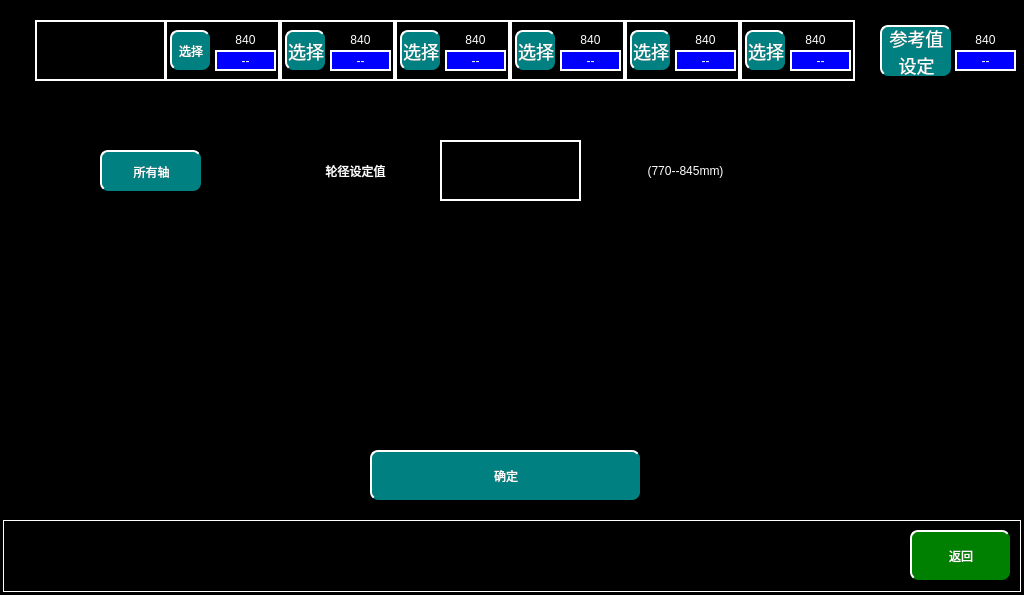
<?xml version="1.0" encoding="UTF-8"?>
<ui version="4.0">
 <class>MaintainceWheelsetPage</class>
 <widget class="QWidget" name="MaintainceWheelsetPage">
  <property name="geometry">
   <rect>
    <x>0</x>
    <y>0</y>
    <width>1024</width>
    <height>595</height>
   </rect>
  </property>
  <property name="windowTitle">
   <string>Form</string>
  </property>
  <property name="styleSheet">
   <string notr="true">QWidget
{
	background-color:black;
}
QPushButton
{
font: 20px, &quot;微软雅黑&quot;;color: white;background-color: rgb(0, 128, 128);	border-radius:8px;border-top: 2px solid white;border-left: 2px solid white;

}
</string>
  </property>
  <widget class="QPushButton" name="returnBtn">
   <property name="geometry">
    <rect>
     <x>910</x>
     <y>530</y>
     <width>100</width>
     <height>50</height>
    </rect>
   </property>
   <property name="focusPolicy">
    <enum>Qt::NoFocus</enum>
   </property>
   <property name="styleSheet">
    <string notr="true">QPushButton
{
	font: 20px, &quot;微软雅黑&quot;;
    color: white;
	background-color: rgb(0, 128, 0);
    border-top: 2px solid white;
	border-left: 2px solid white;

}</string>
   </property>
   <property name="text">
    <string>返回</string>
   </property>
  </widget>
  <widget class="QLabel" name="label">
   <property name="geometry">
    <rect>
     <x>3</x>
     <y>520</y>
     <width>1018</width>
     <height>72</height>
    </rect>
   </property>
   <property name="styleSheet">
    <string notr="true">
background-color: rgb(0, 0, 0);

	border:1px solid white;
</string>
   </property>
   <property name="text">
    <string>TextLabel</string>
   </property>
  </widget>
  <widget class="QLabel" name="Trainlbl">
   <property name="geometry">
    <rect>
     <x>35</x>
     <y>20</y>
     <width>131</width>
     <height>61</height>
    </rect>
   </property>
   <property name="styleSheet">
    <string notr="true">background-color: rgb(0, 0, 0);
border:2px solid white;
color:white;
font:24px &quot;微软雅黑&quot;;
</string>
   </property>
   <property name="text">
    <string/>
   </property>
   <property name="alignment">
    <set>Qt::AlignCenter</set>
   </property>
  </widget>
  <widget class="QLabel" name="lbl1">
   <property name="geometry">
    <rect>
     <x>165</x>
     <y>20</y>
     <width>115</width>
     <height>61</height>
    </rect>
   </property>
   <property name="styleSheet">
    <string notr="true">background-color: rgb(0, 0, 0);
border:2px solid white;
color:white;
font:24px &quot;微软雅黑&quot;;
</string>
   </property>
   <property name="text">
    <string/>
   </property>
   <property name="alignment">
    <set>Qt::AlignCenter</set>
   </property>
  </widget>
  <widget class="QLabel" name="lbl2">
   <property name="geometry">
    <rect>
     <x>280</x>
     <y>20</y>
     <width>115</width>
     <height>61</height>
    </rect>
   </property>
   <property name="styleSheet">
    <string notr="true">background-color: rgb(0, 0, 0);
border:2px solid white;
color:white;
font:24px &quot;微软雅黑&quot;;
</string>
   </property>
   <property name="text">
    <string/>
   </property>
   <property name="alignment">
    <set>Qt::AlignCenter</set>
   </property>
  </widget>
  <widget class="QLabel" name="lbl3">
   <property name="geometry">
    <rect>
     <x>395</x>
     <y>20</y>
     <width>115</width>
     <height>61</height>
    </rect>
   </property>
   <property name="styleSheet">
    <string notr="true">background-color: rgb(0, 0, 0);
border:2px solid white;
color:white;
font:24px &quot;微软雅黑&quot;;
</string>
   </property>
   <property name="text">
    <string/>
   </property>
   <property name="alignment">
    <set>Qt::AlignCenter</set>
   </property>
  </widget>
  <widget class="QLabel" name="lbl4">
   <property name="geometry">
    <rect>
     <x>510</x>
     <y>20</y>
     <width>115</width>
     <height>61</height>
    </rect>
   </property>
   <property name="styleSheet">
    <string notr="true">background-color: rgb(0, 0, 0);
border:2px solid white;
color:white;
font:24px &quot;微软雅黑&quot;;
</string>
   </property>
   <property name="text">
    <string/>
   </property>
   <property name="alignment">
    <set>Qt::AlignCenter</set>
   </property>
  </widget>
  <widget class="QLabel" name="lbl5">
   <property name="geometry">
    <rect>
     <x>625</x>
     <y>20</y>
     <width>115</width>
     <height>61</height>
    </rect>
   </property>
   <property name="styleSheet">
    <string notr="true">background-color: rgb(0, 0, 0);
border:2px solid white;
color:white;
font:24px &quot;微软雅黑&quot;;
</string>
   </property>
   <property name="text">
    <string/>
   </property>
   <property name="alignment">
    <set>Qt::AlignCenter</set>
   </property>
  </widget>
  <widget class="QLabel" name="lbl6">
   <property name="geometry">
    <rect>
     <x>740</x>
     <y>20</y>
     <width>115</width>
     <height>61</height>
    </rect>
   </property>
   <property name="styleSheet">
    <string notr="true">background-color: rgb(0, 0, 0);
border:2px solid white;
color:white;
font:24px &quot;微软雅黑&quot;;
</string>
   </property>
   <property name="text">
    <string/>
   </property>
   <property name="alignment">
    <set>Qt::AlignCenter</set>
   </property>
  </widget>
  <widget class="QPushButton" name="TC1SelectBtn">
   <property name="geometry">
    <rect>
     <x>170</x>
     <y>30</y>
     <width>40</width>
     <height>40</height>
    </rect>
   </property>
   <property name="focusPolicy">
    <enum>Qt::NoFocus</enum>
   </property>
   <property name="styleSheet">
    <string notr="true"/>
   </property>
   <property name="text">
    <string>选择</string>
   </property>
  </widget>
  <widget class="QPushButton" name="TC2SelectBtn">
   <property name="geometry">
    <rect>
     <x>745</x>
     <y>30</y>
     <width>40</width>
     <height>40</height>
    </rect>
   </property>
   <property name="focusPolicy">
    <enum>Qt::NoFocus</enum>
   </property>
   <property name="styleSheet">
    <string notr="true">font:18px;</string>
   </property>
   <property name="text">
    <string>选择</string>
   </property>
  </widget>
  <widget class="QPushButton" name="MP1SelectBtn">
   <property name="geometry">
    <rect>
     <x>285</x>
     <y>30</y>
     <width>40</width>
     <height>40</height>
    </rect>
   </property>
   <property name="focusPolicy">
    <enum>Qt::NoFocus</enum>
   </property>
   <property name="styleSheet">
    <string notr="true">font:18px;</string>
   </property>
   <property name="text">
    <string>选择</string>
   </property>
  </widget>
  <widget class="QPushButton" name="M1SelectBtn">
   <property name="geometry">
    <rect>
     <x>400</x>
     <y>30</y>
     <width>40</width>
     <height>40</height>
    </rect>
   </property>
   <property name="focusPolicy">
    <enum>Qt::NoFocus</enum>
   </property>
   <property name="styleSheet">
    <string notr="true">font:18px;</string>
   </property>
   <property name="text">
    <string>选择</string>
   </property>
  </widget>
  <widget class="QPushButton" name="M2SelectBtn">
   <property name="geometry">
    <rect>
     <x>515</x>
     <y>30</y>
     <width>40</width>
     <height>40</height>
    </rect>
   </property>
   <property name="focusPolicy">
    <enum>Qt::NoFocus</enum>
   </property>
   <property name="styleSheet">
    <string notr="true">font:18px;</string>
   </property>
   <property name="text">
    <string>选择</string>
   </property>
  </widget>
  <widget class="QPushButton" name="MP2SelectBtn">
   <property name="geometry">
    <rect>
     <x>630</x>
     <y>30</y>
     <width>40</width>
     <height>40</height>
    </rect>
   </property>
   <property name="focusPolicy">
    <enum>Qt::NoFocus</enum>
   </property>
   <property name="styleSheet">
    <string notr="true">font:18px;</string>
   </property>
   <property name="text">
    <string>选择</string>
   </property>
  </widget>
  <widget class="QPushButton" name="ALLSelectBtn">
   <property name="geometry">
    <rect>
     <x>100</x>
     <y>150</y>
     <width>101</width>
     <height>41</height>
    </rect>
   </property>
   <property name="focusPolicy">
    <enum>Qt::NoFocus</enum>
   </property>
   <property name="styleSheet">
    <string notr="true"/>
   </property>
   <property name="text">
    <string>所有轴</string>
   </property>
  </widget>
  <widget class="QLabel" name="lbl7">
   <property name="geometry">
    <rect>
     <x>290</x>
     <y>140</y>
     <width>131</width>
     <height>61</height>
    </rect>
   </property>
   <property name="focusPolicy">
    <enum>Qt::NoFocus</enum>
   </property>
   <property name="styleSheet">
    <string notr="true">background-color: rgb(0, 0, 0);
color:white;
font:24px &quot;微软雅黑&quot;;
</string>
   </property>
   <property name="text">
    <string>轮径设定值</string>
   </property>
   <property name="alignment">
    <set>Qt::AlignCenter</set>
   </property>
  </widget>
  <widget class="QLabel" name="WheelVallbl">
   <property name="geometry">
    <rect>
     <x>440</x>
     <y>140</y>
     <width>141</width>
     <height>61</height>
    </rect>
   </property>
   <property name="focusPolicy">
    <enum>Qt::NoFocus</enum>
   </property>
   <property name="styleSheet">
    <string notr="true">background-color: rgb(0, 0, 0);
color:rgb(0,255,255);
font:24px &quot;微软雅黑&quot;;
border:2px solid white
</string>
   </property>
   <property name="text">
    <string/>
   </property>
   <property name="alignment">
    <set>Qt::AlignCenter</set>
   </property>
  </widget>
  <widget class="QLabel" name="lbl7_2">
   <property name="geometry">
    <rect>
     <x>590</x>
     <y>140</y>
     <width>191</width>
     <height>61</height>
    </rect>
   </property>
   <property name="focusPolicy">
    <enum>Qt::NoFocus</enum>
   </property>
   <property name="styleSheet">
    <string notr="true">background-color: rgb(0, 0, 0);
color:white;
font:24px &quot;微软雅黑&quot;;
</string>
   </property>
   <property name="text">
    <string>(770--845mm)</string>
   </property>
   <property name="alignment">
    <set>Qt::AlignCenter</set>
   </property>
  </widget>
  <widget class="QLabel" name="TC1Wheellbl">
   <property name="geometry">
    <rect>
     <x>215</x>
     <y>30</y>
     <width>61</width>
     <height>20</height>
    </rect>
   </property>
   <property name="styleSheet">
    <string notr="true">background-color: rgb(0, 0, 0);
color:white;
font:16px &quot;微软雅黑&quot;;
</string>
   </property>
   <property name="text">
    <string>840</string>
   </property>
   <property name="alignment">
    <set>Qt::AlignCenter</set>
   </property>
  </widget>
  <widget class="QLabel" name="TC2Wheellbl">
   <property name="geometry">
    <rect>
     <x>785</x>
     <y>30</y>
     <width>61</width>
     <height>20</height>
    </rect>
   </property>
   <property name="styleSheet">
    <string notr="true">background-color: rgb(0, 0, 0);
color:white;
font:16px &quot;微软雅黑&quot;;
</string>
   </property>
   <property name="text">
    <string>840</string>
   </property>
   <property name="alignment">
    <set>Qt::AlignCenter</set>
   </property>
  </widget>
  <widget class="QLabel" name="TC1Wheelinputlbl">
   <property name="geometry">
    <rect>
     <x>215</x>
     <y>50</y>
     <width>61</width>
     <height>21</height>
    </rect>
   </property>
   <property name="styleSheet">
    <string notr="true">background-color: blue;
color:white;
font:16px &quot;微软雅黑&quot;;
border:2px solid white</string>
   </property>
   <property name="text">
    <string>--</string>
   </property>
   <property name="alignment">
    <set>Qt::AlignCenter</set>
   </property>
  </widget>
  <widget class="QLabel" name="MP1Wheelinputlbl">
   <property name="geometry">
    <rect>
     <x>330</x>
     <y>50</y>
     <width>61</width>
     <height>21</height>
    </rect>
   </property>
   <property name="styleSheet">
    <string notr="true">background-color: blue;
color:white;
font:16px &quot;微软雅黑&quot;;
border:2px solid white</string>
   </property>
   <property name="text">
    <string>--</string>
   </property>
   <property name="alignment">
    <set>Qt::AlignCenter</set>
   </property>
  </widget>
  <widget class="QLabel" name="MP1Wheellbl">
   <property name="geometry">
    <rect>
     <x>330</x>
     <y>30</y>
     <width>61</width>
     <height>20</height>
    </rect>
   </property>
   <property name="styleSheet">
    <string notr="true">background-color: rgb(0, 0, 0);
color:white;
font:16px &quot;微软雅黑&quot;;
</string>
   </property>
   <property name="text">
    <string>840</string>
   </property>
   <property name="alignment">
    <set>Qt::AlignCenter</set>
   </property>
  </widget>
  <widget class="QLabel" name="M1Wheellbl">
   <property name="geometry">
    <rect>
     <x>445</x>
     <y>30</y>
     <width>61</width>
     <height>20</height>
    </rect>
   </property>
   <property name="styleSheet">
    <string notr="true">background-color: rgb(0, 0, 0);
color:white;
font:16px &quot;微软雅黑&quot;;
</string>
   </property>
   <property name="text">
    <string>840</string>
   </property>
   <property name="alignment">
    <set>Qt::AlignCenter</set>
   </property>
  </widget>
  <widget class="QLabel" name="M1Wheelinputlbl">
   <property name="geometry">
    <rect>
     <x>445</x>
     <y>50</y>
     <width>61</width>
     <height>21</height>
    </rect>
   </property>
   <property name="styleSheet">
    <string notr="true">background-color: blue;
color:white;
font:16px &quot;微软雅黑&quot;;
border:2px solid white</string>
   </property>
   <property name="text">
    <string>--</string>
   </property>
   <property name="alignment">
    <set>Qt::AlignCenter</set>
   </property>
  </widget>
  <widget class="QLabel" name="M2Wheellbl">
   <property name="geometry">
    <rect>
     <x>560</x>
     <y>30</y>
     <width>61</width>
     <height>20</height>
    </rect>
   </property>
   <property name="styleSheet">
    <string notr="true">background-color: rgb(0, 0, 0);
color:white;
font:16px &quot;微软雅黑&quot;;
</string>
   </property>
   <property name="text">
    <string>840</string>
   </property>
   <property name="alignment">
    <set>Qt::AlignCenter</set>
   </property>
  </widget>
  <widget class="QLabel" name="M2Wheelinputlbl">
   <property name="geometry">
    <rect>
     <x>560</x>
     <y>50</y>
     <width>61</width>
     <height>21</height>
    </rect>
   </property>
   <property name="styleSheet">
    <string notr="true">background-color: blue;
color:white;
font:16px &quot;微软雅黑&quot;;
border:2px solid white</string>
   </property>
   <property name="text">
    <string>--</string>
   </property>
   <property name="alignment">
    <set>Qt::AlignCenter</set>
   </property>
  </widget>
  <widget class="QLabel" name="MP2Wheellbl">
   <property name="geometry">
    <rect>
     <x>675</x>
     <y>30</y>
     <width>61</width>
     <height>20</height>
    </rect>
   </property>
   <property name="styleSheet">
    <string notr="true">background-color: rgb(0, 0, 0);
color:white;
font:16px &quot;微软雅黑&quot;;
</string>
   </property>
   <property name="text">
    <string>840</string>
   </property>
   <property name="alignment">
    <set>Qt::AlignCenter</set>
   </property>
  </widget>
  <widget class="QLabel" name="MP2Wheelinputlbl">
   <property name="geometry">
    <rect>
     <x>675</x>
     <y>50</y>
     <width>61</width>
     <height>21</height>
    </rect>
   </property>
   <property name="styleSheet">
    <string notr="true">background-color: blue;
color:white;
font:16px &quot;微软雅黑&quot;;
border:2px solid white</string>
   </property>
   <property name="text">
    <string>--</string>
   </property>
   <property name="alignment">
    <set>Qt::AlignCenter</set>
   </property>
  </widget>
  <widget class="QLabel" name="TC2Wheelinputlbl">
   <property name="geometry">
    <rect>
     <x>790</x>
     <y>50</y>
     <width>61</width>
     <height>21</height>
    </rect>
   </property>
   <property name="styleSheet">
    <string notr="true">background-color: blue;
color:white;
font:16px &quot;微软雅黑&quot;;
border:2px solid white</string>
   </property>
   <property name="text">
    <string>--</string>
   </property>
   <property name="alignment">
    <set>Qt::AlignCenter</set>
   </property>
  </widget>
  <widget class="QPushButton" name="confirmBtn">
   <property name="geometry">
    <rect>
     <x>370</x>
     <y>450</y>
     <width>270</width>
     <height>50</height>
    </rect>
   </property>
   <property name="focusPolicy">
    <enum>Qt::NoFocus</enum>
   </property>
   <property name="styleSheet">
    <string notr="true"/>
   </property>
   <property name="text">
    <string>确定</string>
   </property>
  </widget>
  <widget class="QPushButton" name="ReSeleclBtn">
   <property name="geometry">
    <rect>
     <x>880</x>
     <y>25</y>
     <width>71</width>
     <height>51</height>
    </rect>
   </property>
   <property name="focusPolicy">
    <enum>Qt::NoFocus</enum>
   </property>
   <property name="styleSheet">
    <string notr="true">font:18px;</string>
   </property>
   <property name="text">
    <string>参考值
设定</string>
   </property>
  </widget>
  <widget class="QLabel" name="ReWheelinputlbl">
   <property name="geometry">
    <rect>
     <x>955</x>
     <y>50</y>
     <width>61</width>
     <height>21</height>
    </rect>
   </property>
   <property name="styleSheet">
    <string notr="true">background-color: blue;
color:white;
font:16px &quot;微软雅黑&quot;;
border:2px solid white</string>
   </property>
   <property name="text">
    <string>--</string>
   </property>
   <property name="alignment">
    <set>Qt::AlignCenter</set>
   </property>
  </widget>
  <widget class="QLabel" name="ReWheellbl">
   <property name="geometry">
    <rect>
     <x>955</x>
     <y>30</y>
     <width>61</width>
     <height>20</height>
    </rect>
   </property>
   <property name="styleSheet">
    <string notr="true">background-color: rgb(0, 0, 0);
color:white;
font:16px &quot;微软雅黑&quot;;
</string>
   </property>
   <property name="text">
    <string>840</string>
   </property>
   <property name="alignment">
    <set>Qt::AlignCenter</set>
   </property>
  </widget>
  <zorder>label</zorder>
  <zorder>returnBtn</zorder>
  <zorder>Trainlbl</zorder>
  <zorder>lbl1</zorder>
  <zorder>lbl2</zorder>
  <zorder>lbl3</zorder>
  <zorder>lbl4</zorder>
  <zorder>lbl5</zorder>
  <zorder>lbl6</zorder>
  <zorder>TC1SelectBtn</zorder>
  <zorder>TC2SelectBtn</zorder>
  <zorder>MP1SelectBtn</zorder>
  <zorder>M1SelectBtn</zorder>
  <zorder>M2SelectBtn</zorder>
  <zorder>MP2SelectBtn</zorder>
  <zorder>ALLSelectBtn</zorder>
  <zorder>lbl7</zorder>
  <zorder>WheelVallbl</zorder>
  <zorder>lbl7_2</zorder>
  <zorder>TC1Wheellbl</zorder>
  <zorder>TC2Wheellbl</zorder>
  <zorder>TC1Wheelinputlbl</zorder>
  <zorder>MP1Wheelinputlbl</zorder>
  <zorder>MP1Wheellbl</zorder>
  <zorder>M1Wheellbl</zorder>
  <zorder>M1Wheelinputlbl</zorder>
  <zorder>M2Wheellbl</zorder>
  <zorder>M2Wheelinputlbl</zorder>
  <zorder>MP2Wheellbl</zorder>
  <zorder>MP2Wheelinputlbl</zorder>
  <zorder>TC2Wheelinputlbl</zorder>
  <zorder>confirmBtn</zorder>
  <zorder>ReSeleclBtn</zorder>
  <zorder>ReWheelinputlbl</zorder>
  <zorder>ReWheellbl</zorder>
 </widget>
 <resources/>
 <connections/>
</ui>
